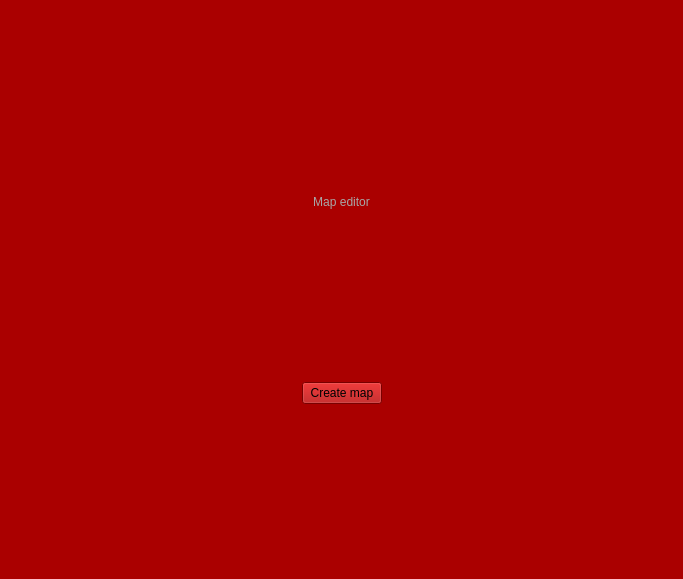
<?xml version="1.0" encoding="UTF-8"?>
<ui version="4.0">
 <class>MenuWindow</class>
 <widget class="QMainWindow" name="MenuWindow">
  <property name="geometry">
   <rect>
    <x>0</x>
    <y>0</y>
    <width>683</width>
    <height>579</height>
   </rect>
  </property>
  <property name="windowTitle">
   <string>Wolfenstein 3D Map Editor</string>
  </property>
  <property name="styleSheet">
   <string notr="true">background: rgb(170, 0, 0)</string>
  </property>
  <widget class="QWidget" name="centralwidget">
   <layout class="QGridLayout" name="gridLayout">
    <item row="0" column="0">
     <spacer name="verticalSpacer_2">
      <property name="orientation">
       <enum>Qt::Vertical</enum>
      </property>
      <property name="sizeHint" stdset="0">
       <size>
        <width>20</width>
        <height>40</height>
       </size>
      </property>
     </spacer>
    </item>
    <item row="3" column="0">
     <spacer name="verticalSpacer_3">
      <property name="orientation">
       <enum>Qt::Vertical</enum>
      </property>
      <property name="sizeHint" stdset="0">
       <size>
        <width>20</width>
        <height>40</height>
       </size>
      </property>
     </spacer>
    </item>
    <item row="2" column="0">
     <widget class="QLabel" name="subtitleLabel">
      <property name="styleSheet">
       <string notr="true">color: rgb(167, 167, 167)</string>
      </property>
      <property name="text">
       <string>Map editor</string>
      </property>
      <property name="alignment">
       <set>Qt::AlignCenter</set>
      </property>
     </widget>
    </item>
    <item row="4" column="0">
     <layout class="QHBoxLayout" name="horizontalLayout_2">
      <item>
       <spacer name="horizontalSpacer">
        <property name="orientation">
         <enum>Qt::Horizontal</enum>
        </property>
        <property name="sizeHint" stdset="0">
         <size>
          <width>40</width>
          <height>20</height>
         </size>
        </property>
       </spacer>
      </item>
      <item>
       <widget class="QPushButton" name="createMapButton">
        <property name="text">
         <string>Create map</string>
        </property>
       </widget>
      </item>
      <item>
       <spacer name="horizontalSpacer_2">
        <property name="orientation">
         <enum>Qt::Horizontal</enum>
        </property>
        <property name="sizeHint" stdset="0">
         <size>
          <width>40</width>
          <height>20</height>
         </size>
        </property>
       </spacer>
      </item>
     </layout>
    </item>
    <item row="5" column="0">
     <spacer name="verticalSpacer">
      <property name="orientation">
       <enum>Qt::Vertical</enum>
      </property>
      <property name="sizeHint" stdset="0">
       <size>
        <width>20</width>
        <height>40</height>
       </size>
      </property>
     </spacer>
    </item>
    <item row="1" column="0">
     <widget class="QLabel" name="titleLabel">
      <property name="styleSheet">
       <string notr="true"/>
      </property>
      <property name="text">
       <string/>
      </property>
      <property name="alignment">
       <set>Qt::AlignCenter</set>
      </property>
     </widget>
    </item>
   </layout>
  </widget>
 </widget>
 <resources/>
 <connections/>
</ui>
